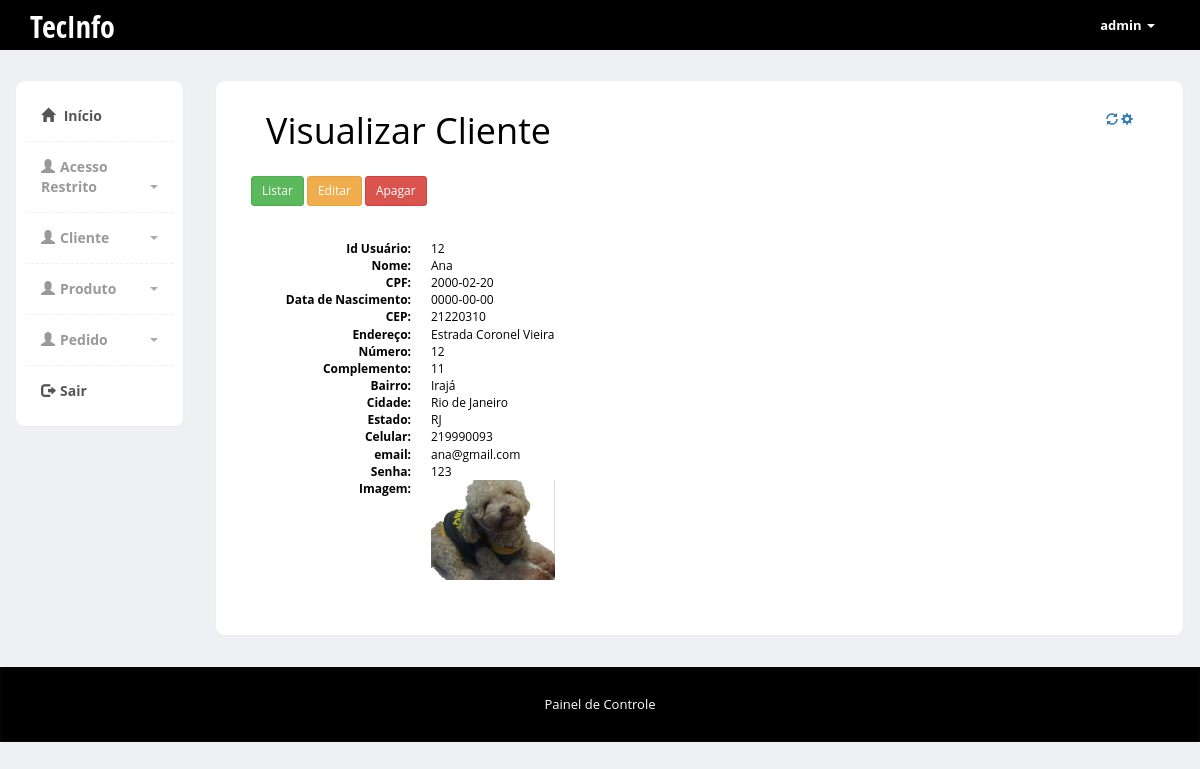
The page /admin/visualizar-cliente.php?codcliente=12 (signed in) on the database as committed earlier.
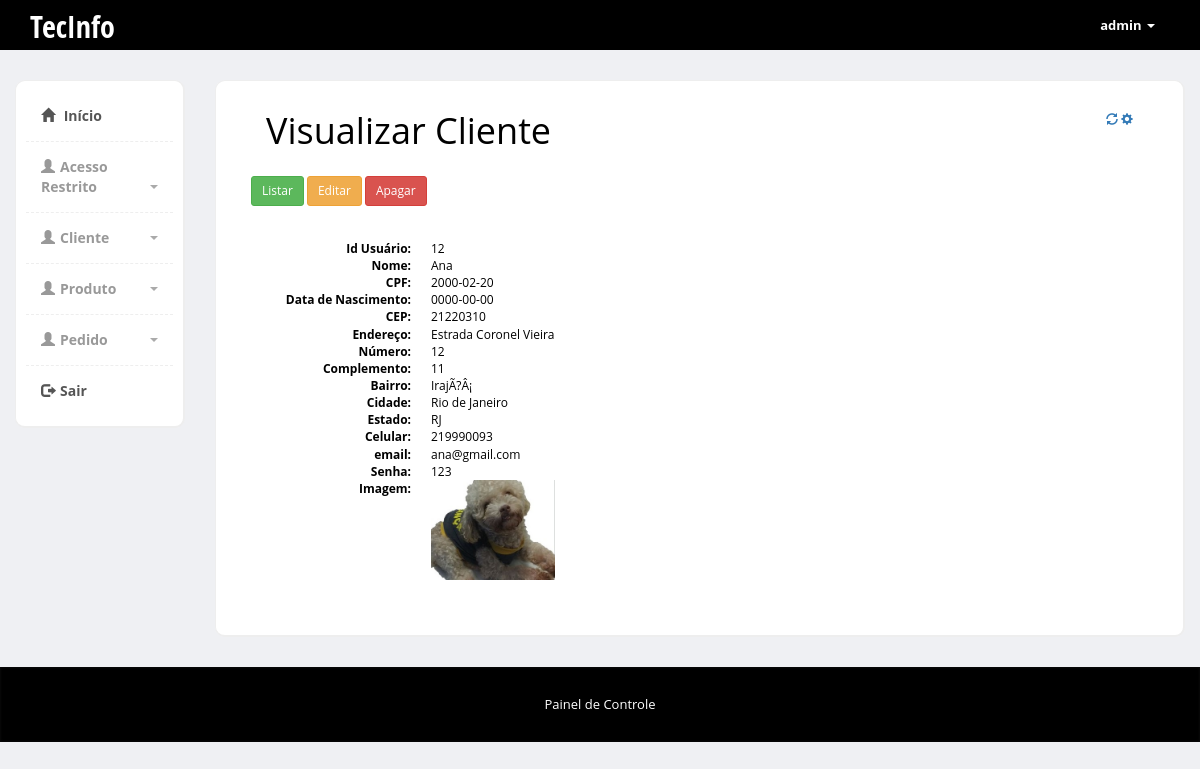
The same page on the database as committed later.
### tables this page shows
CREATE TABLE `cliente` (
  `codcliente` int(11) NOT NULL,
  `nome` varchar(40) NOT NULL,
  `cpf` varchar(14) NOT NULL,
  `dtnasc` date NOT NULL,
  `identidade` varchar(12) NOT NULL,
  `cep` varchar(9) NOT NULL,
  `endereco` varchar(70) NOT NULL,
  `numero` varchar(10) NOT NULL,
  `complemento` varchar(30) NOT NULL,
  `bairro` varchar(30) NOT NULL,
  `cidade` varchar(50) NOT NULL,
  `estado` varchar(2) NOT NULL,
  `email` varchar(100) NOT NULL,
  `senha` varchar(8) NOT NULL,
  `celular` varchar(13) NOT NULL,
  `imagem` varchar(80) NOT NULL
);

### admin/visualizar-cliente.php (the view, shortened to what this page needs)
<?php
	include_once("conexao.php");
	$codcliente = $_GET['codcliente'];
	$result_cliente= "SELECT * FROM cliente WHERE codcliente = '$codcliente' LIMIT 1";
	$resultado_cliente = mysqli_query($conn, $result_cliente);
	$row_cliente = mysqli_fetch_assoc($resultado_cliente);
?>
<?php include "includes/header.php" ?>
<div class="col-md-10">
		  	<div class="row">
		<div class="col-md-12">
		  			<div class="content-box-large">
		  				<div class="panel-heading">
							<div class="panel-title">
				  <h1>Visualizar Cliente</h1>
			</div>
			<div class="panel-options">
								<a href="#" data-rel="collapse"><i class="glyphicon glyphicon-refresh"></i></a>
								<a href="#" data-rel="reload"><i class="glyphicon glyphicon-cog"></i></a>
							</div>
						</div>
		  	<div class="panel-body">
			<div class="table-responsive">
					<a href="cliente-lista.php">
						<button type='button' class='btn btn-sm btn-success'>Listar</button>
					</a>
					<a href="editar-cliente.php?codcliente=<?php echo $row_cliente['codcliente']; ?>">
						<button type="button" class="btn btn-sm btn-warning">
							Editar
						</button>
					</a>
					<a href="cliente-excluir.php?codcliente=<?php echo $row_cliente['codcliente']; ?>">
						<button type="button" class="btn btn-sm btn-danger">
							Apagar
						</button>
					</a>
			<dl class="dl-horizontal">
			<br><br>	<dt>Id Usuário: </dt>
				<dd><?php echo $row_cliente['codcliente']; ?></dd>
				<dt>Nome: </dt>
				<dd><?php echo $row_cliente['nome']; ?></dd>
				<dt>CPF: </dt>
				<dd><?php echo $row_cliente['cpf']; ?></dd>
				<dt>Data de Nascimento: </dt>
				<dd><?php echo $row_cliente['dtnasc']; ?></dd>
				<dt>CEP: </dt>
				<dd><?php echo $row_cliente['cep']; ?></dd>
				<dt>Endereço: </dt>
				<dd><?php echo $row_cliente['endereco']; ?></dd>
				<dt>Número: </dt>
				<dd><?php echo $row_cliente['numero']; ?></dd>
				<dt>Complemento: </dt>
				<dd><?php echo $row_cliente['complemento']; ?></dd>
				<dt>Bairro: </dt>
				<dd><?php echo $row_cliente['bairro']; ?></dd>
				<dt>Cidade: </dt>
				<dd><?php echo $row_cliente['cidade']; ?></dd>
				<dt>Estado: </dt>
				<dd><?php echo $row_cliente['estado']; ?></dd>
				<dt>Celular: </dt>
				<dd><?php echo $row_cliente['celular']; ?></dd>
				<dt>email: </dt>
				<dd><?php echo $row_cliente['email']; ?></dd>
				<dt>Senha: </dt>
				<dd><?php echo $row_cliente['senha']; ?></dd>
				<dt>Imagem: </dt>
				<dd><?php echo "<td><img src='../fotoscliente/".$row_cliente['imagem']."' height='100'/>";?></dd>
			</dl>
			</div>
				</div>
		  		</div>
		  	</div>
		  </div>
		</div>
    </div>
<?php include "includes/footer.php" ?>

Rows that differ between the two databases and show on the page:
changed cliente "Ana": bairro "Irajá" → "IrajÃ?Â¡"
